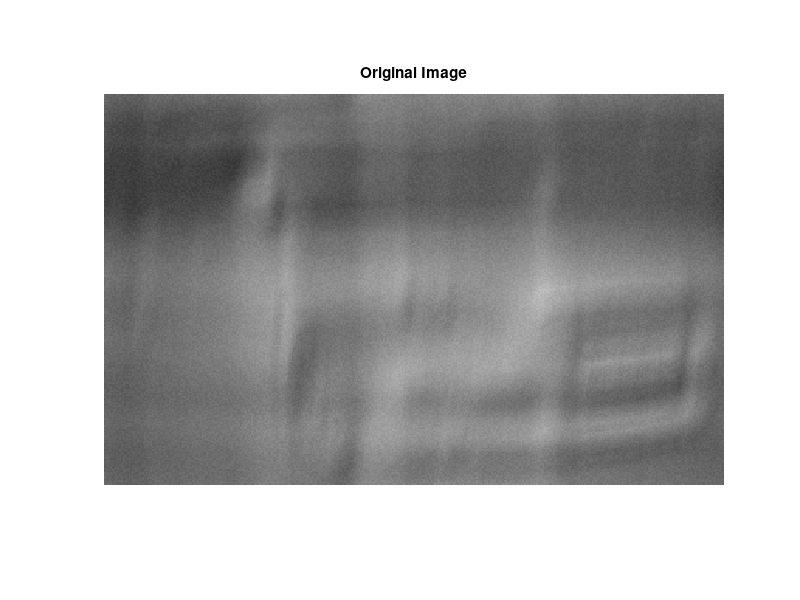
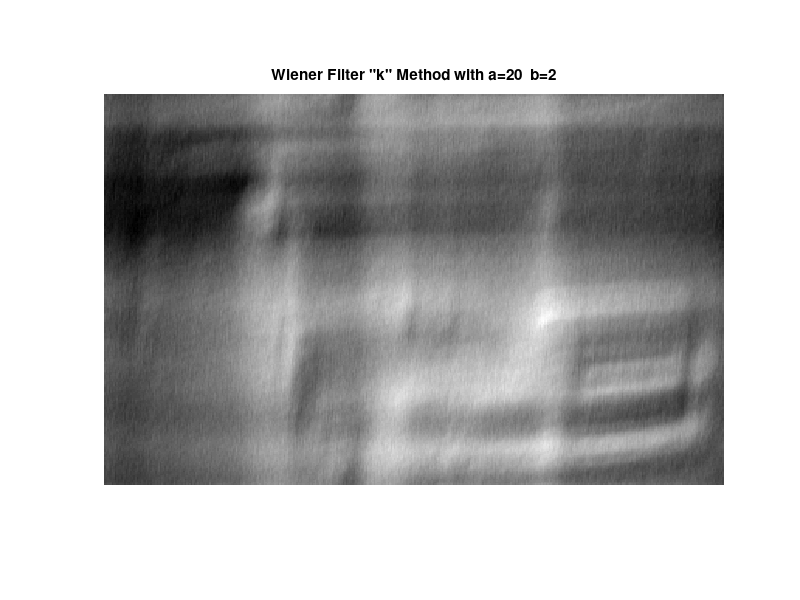
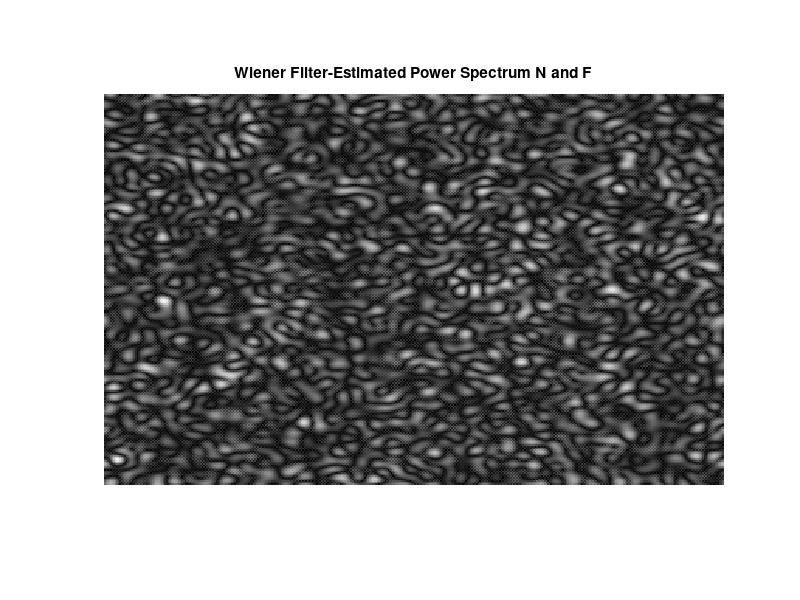
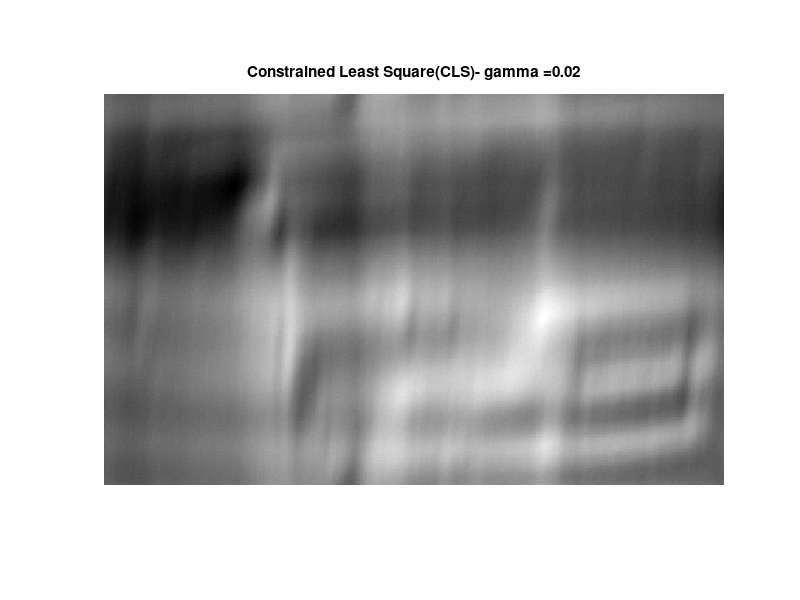

MATLAB code for these plots, in order:
%% Loading and Preprocessing Data
clc
clear
close all
load restoration.mat
[M,N]=size(g);
G=fft2(g);
G1=fftshift(G);
figure,imshow(g),title('Original Image')
%% Wiener Filter with Constant K
a=20;
b=2;
T=1;
uu=(pi*a)/M;
vv=(pi*b)/N;
H=zeros(M,N);
for u=1:M
    for v=1:N
        H(u,v)=(T/(uu*u+vv*v))*exp((1j)*(uu*u+vv*v))*sin((uu*u+vv*v));
    end
end
k=0.06;
H_hat=conj(H)./((abs(H).^2)+k);
F_hat=G.*H_hat;
f_hat=real(ifft2(F_hat));
f_hat(isnan(f_hat))=0;
figure,imshow(f_hat,[]),title(['Wiener Filter "k" Method with a=',num2str(a),'  b=',num2str(b)])
%%  Noise Variance Estimation
gg=g*255;
window=gg(1:40,350:400);
sigma_N=var(window(:)); % Estimated Noise Power
L=4; % number of variance segmentation
mm=min(M,N);
R=linspace(0,floor(mm/2),L+1);
R=fix(R);
A=struct('cdata',[]);
for k=1:size(R,2)-1
    c=1;
    for u=1:M
        for v=1:N
            r=sqrt(((u-M/2)^2)+((v-N/2)^2));
            if r>R(k) && r<=R(k+1)
                A(k).cdata(c)=abs(G1(u,v));
                c=c+1;
            end
        end
    end
end
H_hat=zeros(M,N);
sigma1=var(A(size(R,2)-1).cdata(:));
for k=1:size(R,2)-1
    sigma=var(A(k).cdata(:));
    parfor u=1:M
        for v=1:N
            r=sqrt(((u-M/2)^2)+((v-N/2)^2));
            if r>R(k) && r<=R(k+1)
                 H_hat(u,v)=conj(H(u,v))/((abs(H(u,v))^2)+(sigma_N/sigma));
            elseif r>R(size(R,2))
                 H_hat(u,v)=conj(H(u,v))/((abs(H(u,v))^2)+(sigma_N/sigma1));
            end
        end
    end
end
F_hat=G.*H_hat;
f_hat=abs(ifft2(F_hat));
figure,imshow(f_hat,[]),title('Wiener Filter-Estimated Power Spectrum N and F')
fig=gcf;
%% Constrained Least Square (CLS)
lap=[0 -1 0;1 -4 -1;0 -1 0];
lap=padarray(lap,[M-3 N-3],'post');
p=fft2(lap);
gamma=0.02;
H_hat=(conj(H))./((abs(H).^2)+(gamma*(abs(p).^2)));
F_hat=G.*H_hat;
f_hat=real(ifft2(F_hat));
figure,imshow(f_hat,[]),title(['Constrained Least Square(CLS)- gamma =' num2str(gamma)])
%% Direct Inverse Filter 
F_hat=G./(H);
f_hat=real(ifft2(F_hat));
f_hat(isnan(f_hat))=0;
figure,imshow(f_hat,[]),title('Direct Inverse Filter')
